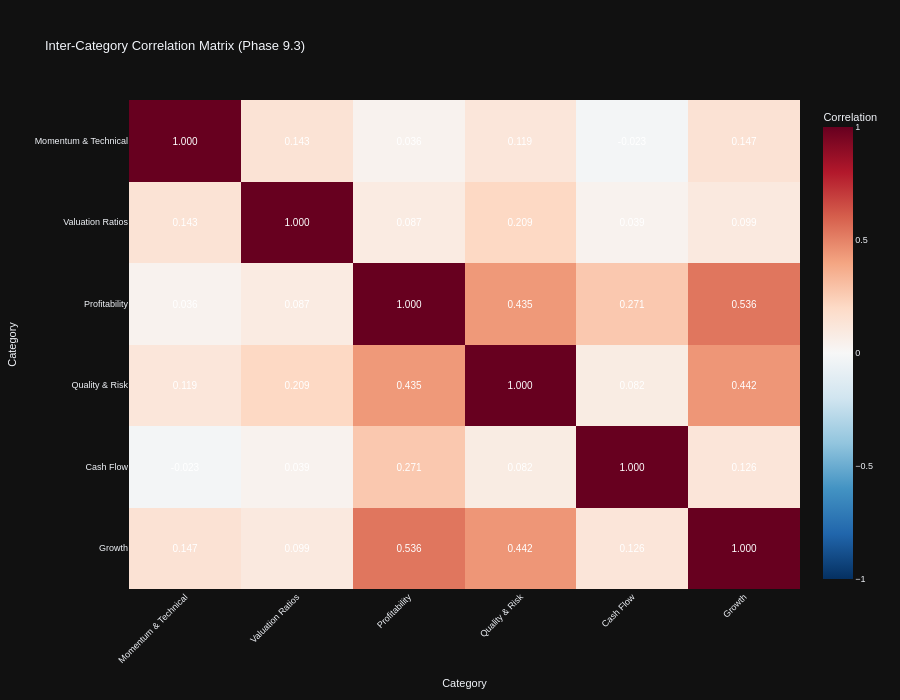

Notebook source saved alongside this figure:
### Code cell
# Visualization 3: Category Correlation Network
print("\n📊 Category Correlation Network:")

# Compute correlation matrix between category scores
if category_sector_scores:
    # Create category score matrix (stocks × categories)
    category_score_matrix = pd.DataFrame()

    for category_name, category_metrics in category_mapping.items():
        available_in_category = [m for m in category_metrics if m in all_stocks_scaled.columns]

        if len(available_in_category) == 0:
            continue

        # Compute z-scores for available metrics and average to get category score
        category_data = all_stocks_scaled[available_in_category].copy()

        # Convert to numeric
        for col in available_in_category:
            category_data[col] = pd.to_numeric(category_data[col], errors='coerce')

        # Compute z-scores and average
        z_scored_data = category_data.apply(lambda x: zscore(x, nan_policy='omit'))
        category_score_matrix[category_name] = z_scored_data.mean(axis=1)

    # Compute correlation matrix
    category_corr = category_score_matrix.corr()

    # Create interactive heatmap for category correlations with value annotations
    # Following code_guidelines.md Section 17.1: Heatmaps and Conditional Formatting
    fig_corr_network = px.imshow(
            category_corr,
            labels=dict(x="Category", y="Category", color="Correlation"),
            title="Inter-Category Correlation Matrix (Phase 9.3)",
            color_continuous_scale="RdBu_r",  # Diverging scale for correlation (-1 to +1)
            aspect="auto",
            zmin=-1,
            zmax=1,
            text_auto=".3f"  # ✅ Display correlation values formatted to 3 decimals (Section 17.1)
            )

    # Enhanced styling per Section 17.1 style guidelines
    fig_corr_network.update_traces(
            textfont=dict(
                    size=10,
                    color='white',  # High contrast on diverging color scale
                    family='Arial'  # Standard sans-serif font (Section 17.4)
                    )
            )

    fig_corr_network.update_layout(
            height=700,
            xaxis_tickangle=-45,
            font=dict(size=9, family="Arial"),
            template="plotly_dark"  # ✅ Dark mode compatible theme (Section 17.1)
            )

    fig_corr_network.show()
    output_path = eda_output_dir / "phase93_category_correlation_network.html"
    fig_corr_network.write_html(output_path)

    print(f"\n✓ Category correlation network complete")
    print(f"  Categories analyzed: {len(category_corr)}")
    print(f"  Output: {output_path}")

    # Find strongest positive and negative correlations
    corr_pairs = []
    for i in range(len(category_corr.columns)):
        for j in range(i + 1, len(category_corr.columns)):
            cat1 = category_corr.columns[i]
            cat2 = category_corr.columns[j]
            corr_val = category_corr.iloc[i, j]
            if not np.isnan(corr_val):
                corr_pairs.append((cat1, cat2, corr_val))

    # Sort by absolute correlation
    corr_pairs.sort(key=lambda x: abs(x[2]), reverse=True)

    print(f"\n  🔗 Strongest Category Relationships:")
    for cat1, cat2, corr in corr_pairs[:5]:
        print(f"    {cat1} ↔ {cat2}: {corr:.2f}")
else:
    print("  ⚠️ No category data available for correlation analysis")

### Figure 1 — Plotly figure (JSON) as saved in the notebook; plotly's stock layout.template omitted (floating-point values rounded to 4 significant figures)
{"data": [{"coloraxis": "coloraxis", "name": "0", "texttemplate": "%{z:.3f}", "x": ["Momentum & Technical", "Valuation Ratios", "Profitability", "Quality & Risk", "Cash Flow", "Growth"], "y": ["Momentum & Technical", "Valuation Ratios", "Profitability", "Quality & Risk", "Cash Flow", "Growth"], "z": [[1.0, 0.1431, 0.03619, 0.1188, -0.0234, 0.147], [0.1431, 1.0, 0.08682, 0.2092, 0.03878, 0.09926], [0.03619, 0.08682, 1.0, 0.4354, 0.2705, 0.5357], [0.1188, 0.2092, 0.4354, 1.0, 0.0817, 0.4421], [-0.0234, 0.03878, 0.2705, 0.0817, 1.0, 0.1264], [0.147, 0.09926, 0.5357, 0.4421, 0.1264, 1.0]], "type": "heatmap", "xaxis": "x", "yaxis": "y", "hovertemplate": "Category: %{x}<br>Category: %{y}<br>Correlation: %{z}<extra></extra>", "textfont": {"color": "white", "family": "Arial", "size": 10}}], "layout": {"xaxis": {"anchor": "y", "domain": [0.0, 1.0], "title": {"text": "Category"}, "tickangle": -45}, "yaxis": {"anchor": "x", "domain": [0.0, 1.0], "autorange": "reversed", "title": {"text": "Category"}}, "coloraxis": {"colorbar": {"title": {"text": "Correlation"}}, "colorscale": [[0.0, "rgb(5,48,97)"], [0.1, "rgb(33,102,172)"], [0.2, "rgb(67,147,195)"], [0.3, "rgb(146,197,222)"], [0.4, "rgb(209,229,240)"], [0.5, "rgb(247,247,247)"], [0.6, "rgb(253,219,199)"], [0.7, "rgb(244,165,130)"], [0.8, "rgb(214,96,77)"], [0.9, "rgb(178,24,43)"], [1.0, "rgb(103,0,31)"]], "cmin": -1, "cmax": 1}, "title": {"text": "Inter-Category Correlation Matrix (Phase 9.3)"}, "font": {"size": 9, "family": "Arial"}, "height": 700}}
